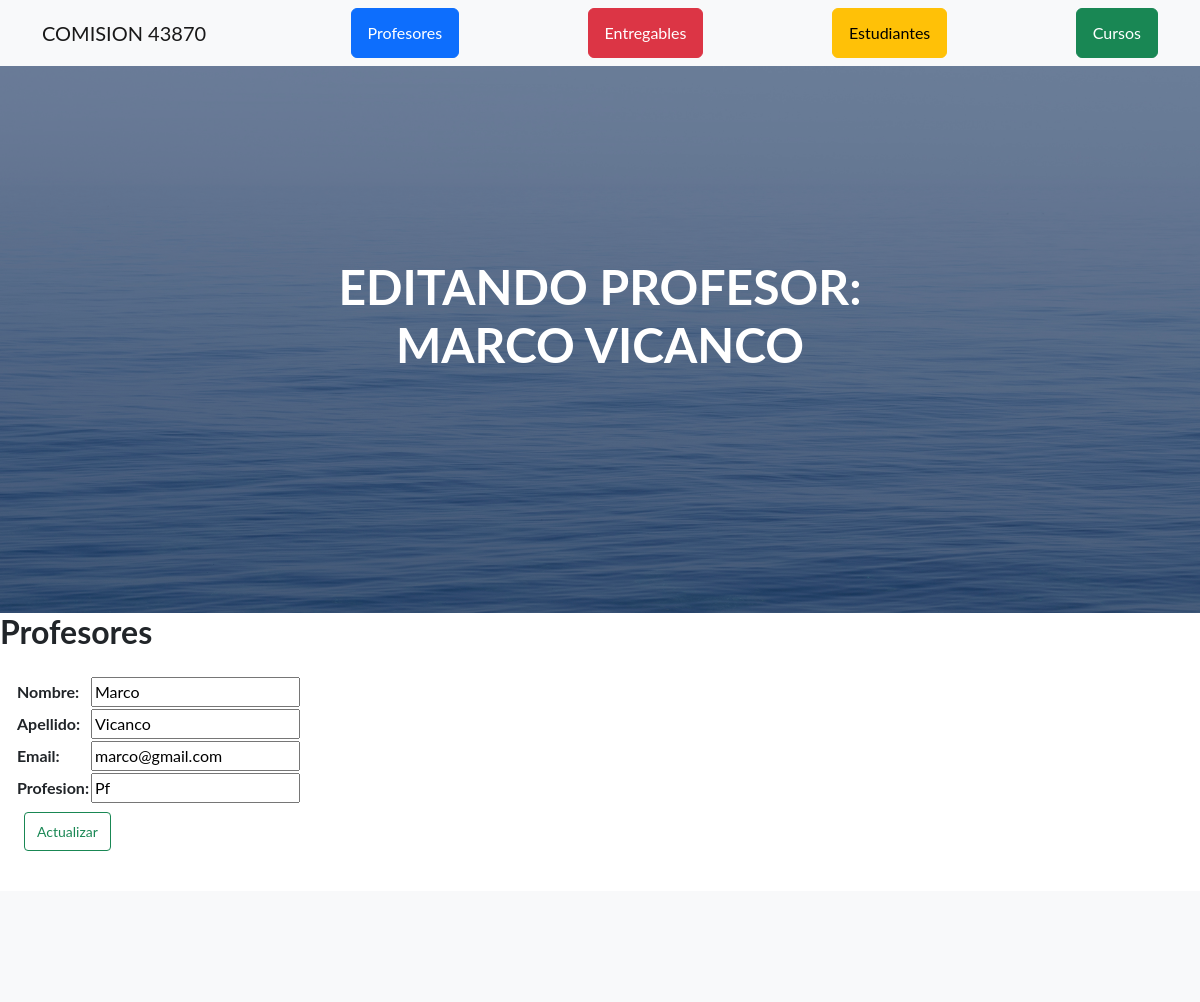
Before: /AppCoder/editarProfesor/2 (upper part) with the older database file.
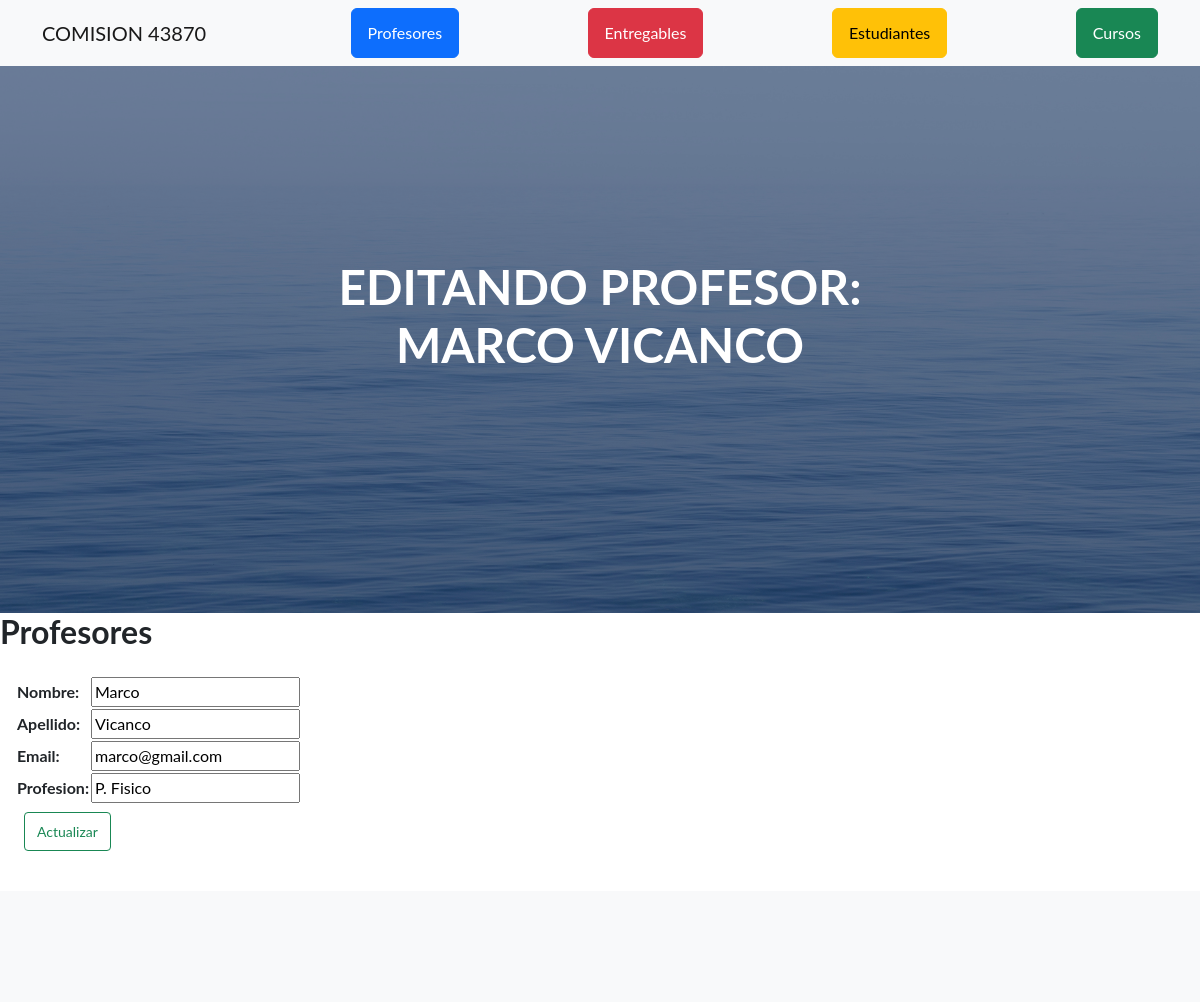
After: the same page with the newer database file.
### AppCoder/models.py (models this page shows)
class Profesor(models.Model):
    nombre    = models.CharField(max_length=50)
    apellido  = models.CharField(max_length=50)
    email     = models.EmailField()
    profesion = models.CharField(max_length=50)
    def __str__(self):
        salida = self.nombre +" "+ str(self.apellido)
        return str(salida)

### AppCoder/views.py (the view)
# urls.py: path('editarProfesor/<id>', editarProfesor, name="editarProfesor"),
def editarProfesor(request, id):
    profesor = Profesor.objects.get(id=id)
    if request.method == "POST":
        form = ProfesorForm(request.POST)
        if form.is_valid():
            data = form.cleaned_data
            profesor.nombre    = str(data["nombre"]).rstrip()
            profesor.apellido  = str(data["apellido"]).rstrip()
            profesor.email     = str(data["email"]).rstrip()
            profesor.profesion = str(data["profesion"]).rstrip()
            profesor.save()
            mensaje = "Profesor editado correctamente!"
            profes = Profesor.objects.all()
            formulario = ProfesorForm()
            return render(request,
                  "AppCoder/profesores.html",
                  {"profes":profes, "formulario":formulario, "mensaje":mensaje}
            )
    else:
        formulario = ProfesorForm(initial= {
            "nombre":profesor.nombre,
            "apellido":profesor.apellido,
            "email":profesor.email,
            "profesion":profesor.profesion
        })
        return render(request,
                      "AppCoder/editarProfesor.html",
                      { "formulario":formulario, "profesor":profesor }
                )

### AppCoder/forms.py
class ProfesorForm(forms.Form):
    nombre    = forms.CharField(max_length=50)
    apellido  = forms.CharField(max_length=50)
    email     = forms.EmailField()
    profesion = forms.CharField(max_length=50)

### AppCoder/templates/AppCoder/editarProfesor.html (shortened to what this page needs)
{% extends "AppCoder/padre.html" %}
{% load static %}
{% block titulo %} EDITANDO PROFESOR: {{ profesor }} {% endblock %}
{% block contenido_que_cambia %}
<h2>Profesores</h2>
<main class="d-flex">
    <section class="d-flex flex-column">
        <form action="{% url 'editarProfesor' profesor.id %}" method="post" class="m-2 p-2">
            <table>
                {{ formulario.as_table }}
            </table>
            <button type="submit" class="btn btn-outline-success m-2 btn-sm">Actualizar</button>
        </form>
    </section>
</main>
{% endblock %}

Changed rows visible on the page:
changed Profesor "MARCO VICANCO": profesion "Pf" → "P. Fisico"
